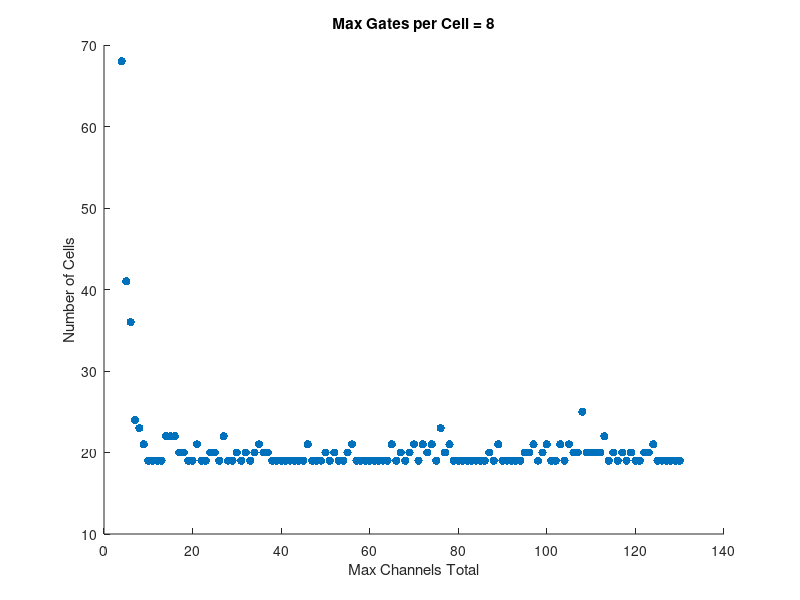
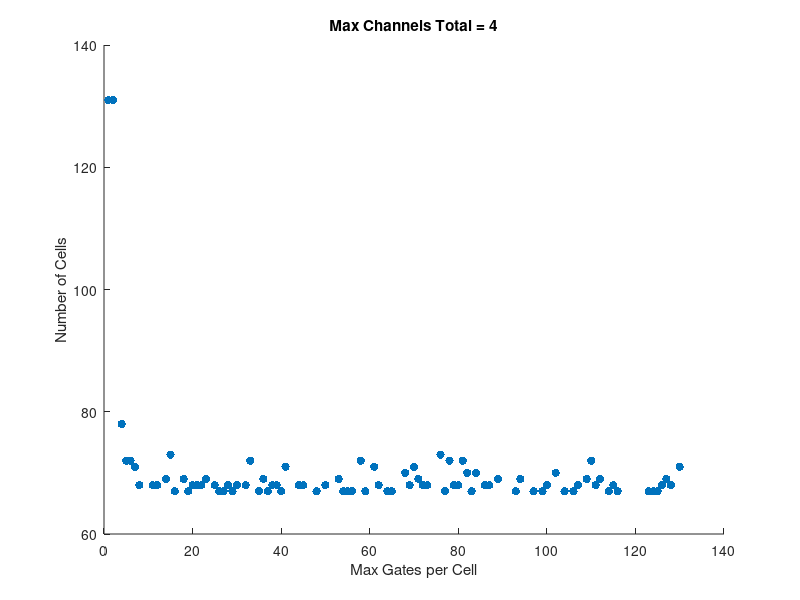
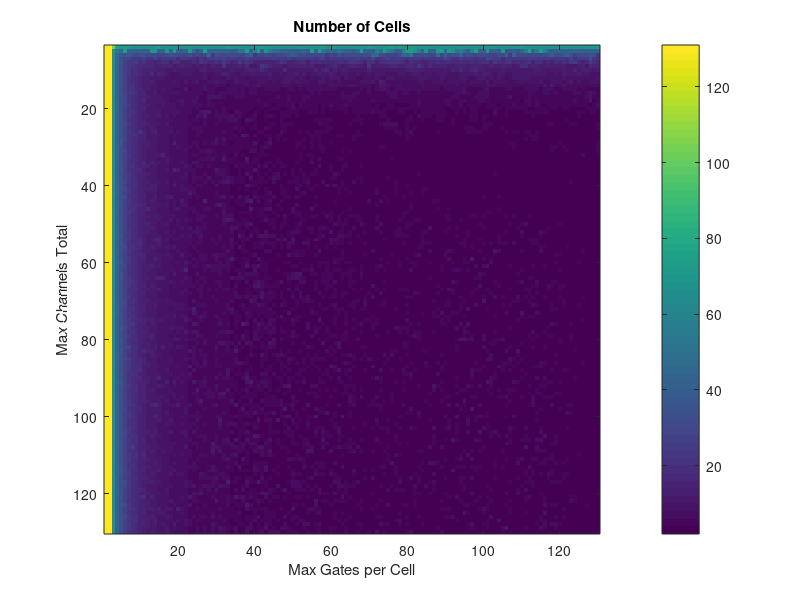
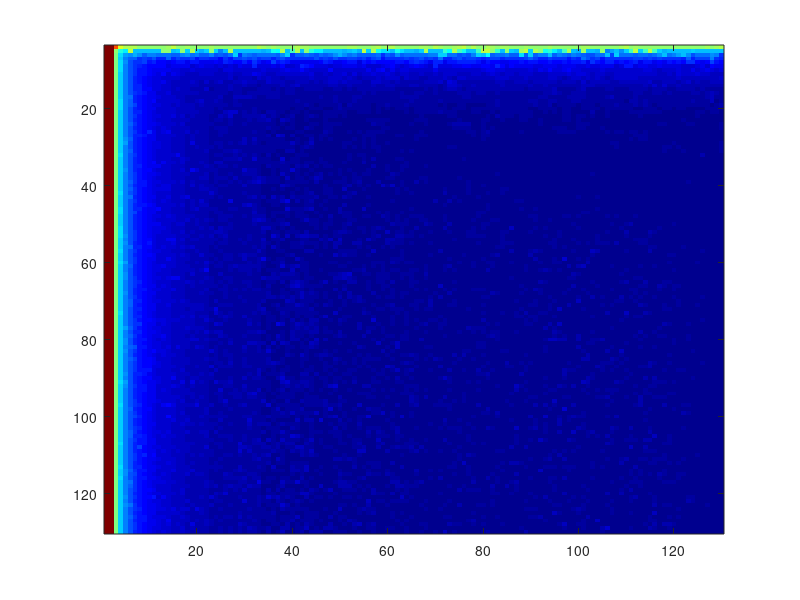

Here is the MATLAB script that generated these plots, in order: (Note: this script raises an error after producing the figures.)
clc
close all
clear all

data = load('data.csv');

% Split the data into independent and dependent variables
x1 = data(:,1);
x2 = data(:,2);
y = data(:,3);

% Define the grid
n1 = length(unique(x1));
n2 = length(unique(x2));
xi = linspace(min(x1), max(x1), n1);
yi = linspace(min(x2), max(x2), n2);
[X,Y] = meshgrid(xi,yi);

% Interpolate the data onto the grid
Z = griddata(x1,x2,y,X,Y,'linear');

figure
subset = data(data(:,1) == 8, :);
scatter(subset(:,2), subset(:,3), 'filled');
xlabel('Max Channels Total');
ylabel('Number of Cells');
title('Max Gates per Cell = 8');

figure
subset = data(data(:,2) == 4, :);
scatter(subset(:,1), subset(:,3), 'filled');
xlabel('Max Gates per Cell');
ylabel('Number of Cells');
title('Max Channels Total = 4');

% Create a heatmap
figure
imagesc(xi, yi, Z);
colorbar;
xlabel('Max Gates per Cell');
ylabel('Max Channels Total');
title('Number of Cells');

figure
imagesc(xi, yi, Z);
colormap(jet); % or any other colormap of your choice
clim([0 ceil(log2(max(y(:))))]); % set the color axis limits to cover the range of data
h = colorbar;
set(gca, 'colorscale', 'log', 'clim', [1 2^ceil(log2(max(y(:))))]); % set logarithmic color scale with base 2
xlabel('Max Gates per Cell');
ylabel('Max Channels Total');
title('Number of Cells');
h.TickLabelInterpreter = 'tex'; % set the tick label interpreter to TeX
ytick = get(h,'YTick'); % get the current tick locations
h.YTickLabel = ytick; % set the tick labels to 2 raised to the power of the tick locations
